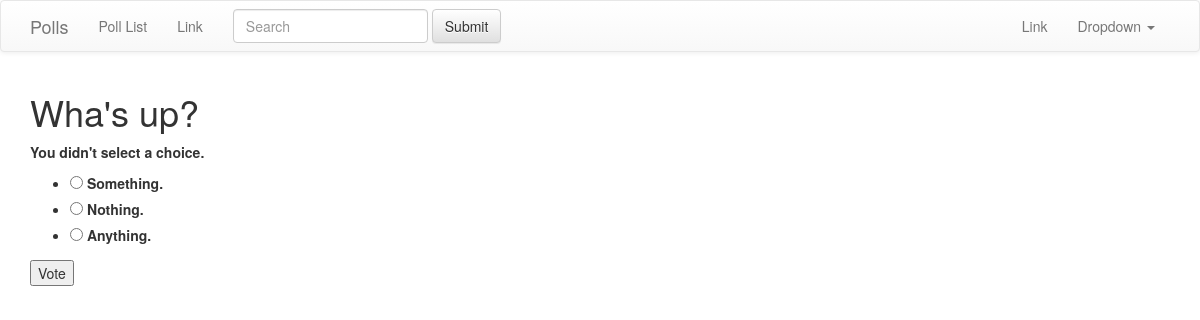
The app's page /polls/1/vote/, older data.
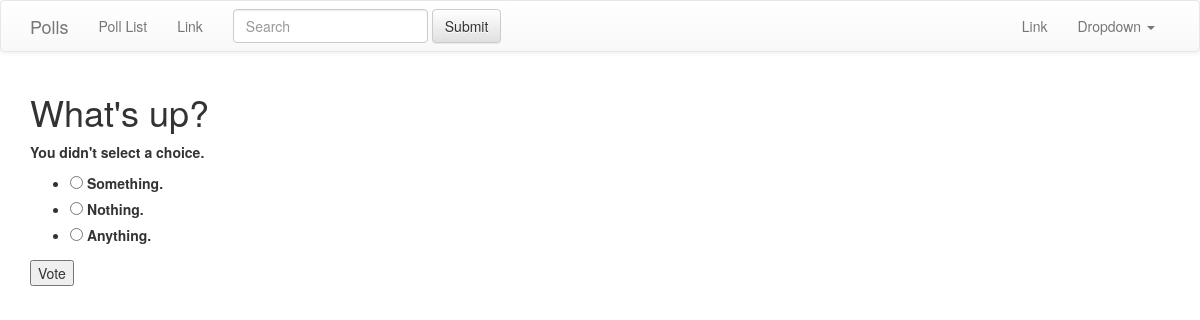
The same page, newer data.
### polls/models.py (models this page shows, shortened)
class Question(models.Model):
	question_text = models.CharField(max_length=200)
	pub_date = models.DateTimeField('date published')
	def was_published_recently(self):
		now = timezone.now()
		return now - datetime.timedelta(days=1) <= self.pub_date <= now
	was_published_recently.admin_order_field = 'pub_date'
	was_published_recently.boolean = True
	was_published_recently.short_description = 'Published recently?'

### polls/views.py (the view)
# urls.py: url(r'^(?P<question_id>\d+)/vote/$', views.vote, name='vote'),
def vote(request, question_id):
	p = get_object_or_404(Question, pk=question_id)
	try:
		selected_choice = p.choice_set.get(pk=request.POST['choice'])
	except (KeyError, Choice.DoesNotExist):
		return render(request, 'polls/detail.html', {
			    'question': p,
			    'error_message': "You didn't select a choice."
			})
	else:
		selected_choice.votes += 1
		selected_choice.save()
		return HttpResponseRedirect(reverse('polls:results', args=(p.id,)))

### templates/polls/detail.html (shortened to what this page needs)
{% extends "base.html" %}
{% block content %}
<h1>{{ question.question_text }}</h1>
{% if error_message %}
	<p><strong>{{ error_message }}</strong></p>
{% endif %}
<form action="{% url 'polls:vote' question.id %}" method="post">
	<ul>
	{% for choice in question.choice_set.all %}
	<li>
		<input type="radio" name="choice" id="choice{{ forloop.counter }}" value="{{ choice.id }}">
		<label for="choice{{ forloop.counter }}"> {{ choice.choice_text }}</label>
	</li>
	{% endfor %}
	</ul>
	<input type="submit" value="Vote">
</form>
{% endblock content %}

Row changes from the older to the newer data that the page shows:
changed Question: question_text "Wha's up?" → "What's up?"
